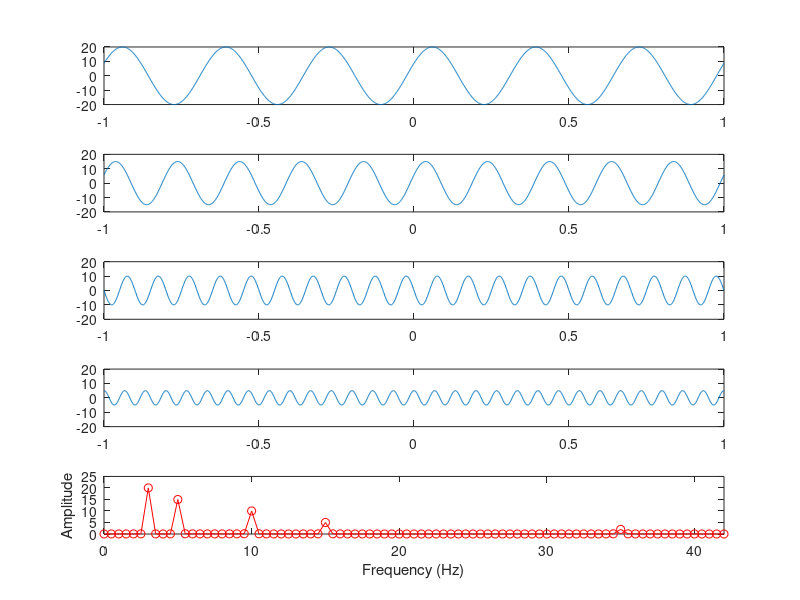

Recreate this plot in MATLAB.
%% Simulate Data and Plot them
% Julian Keil keil@psychologie.uni-kiel.de

clear all
close all
clc

%% 1. Build an Oscillation
% First we need a time-vector
srate = 1000;
time = (-1000:1:1000)/srate; % 1 Second @ 1000 Hz

% Then we need a Frequency to Oscillate
freq = 2; % frequency in Hz

% now create the sinewave: Multiply Time and Frequency with 2Pi and take the
% Sine
sinewave = sin(2*pi*freq*time);

% now plot it!
plot(time,sinewave)

% Plot can also take multiple inputs:
% ---Question 1: How can we add the time-vector as X-Axis?
% ---Question 2: How can we plot stars or points instead of a line?
% ---Question 3: How can we have multiple plots?

% optional prettification of the plot
set(gca,'xlim',[-1.1 1.1],'ylim',[-1.1 1.1]); 
xlabel('Time (ms)')
ylabel('Amplitude')
title('My first sine wave plot!')

%% 2. Build a waveform: A sum of multiple sine waves
% First we need a time-vector
time = (-1000:1:1000)/srate; % 1 Second @ 1000 Hz

% Then we need some Frequencies to Oscillate
freqs = [3 5 10 15 35];

% Then we'll use different amplitudes for each frequency
amplit = [20 15 10 5 2];

% We can set a starting Phase for each frequency between -pi and pi
phases = [pi/7 pi/8 pi pi/2 -pi/4];

% now we loop through frequencies and create sine waves
sine_waves = zeros(length(freqs),length(time));
% If we define the output variable with zeros before hand, the loop can
% fill it up faster, as the new fields don't have to be created on the fly
for fi=1:length(freqs)
    sine_waves(fi,:) = amplit(fi) * sin(2*pi*time*freqs(fi) + phases(fi));
end

% now plot the result
plot(time,sum(sine_waves)) % Sum the Sine Waves and Plot the Waveform
title('sum of sine waves')
xlabel('Time (s)'), ylabel('Amplitude (arb. units)')

% now plot each wave separately
for fi=1:length(freqs)
    subplot(length(freqs),1,fi)
    plot(time,sine_waves(fi,:))
    axis([time([1 end]) -max(amplit) max(amplit)])
end

% ---Question 4: What does "subplot" do? What is the purpose of "axis"?

%% 3. Split up the waveform into the underlying frequencies
% First Sum the Sine Waves
wave = sum(sine_waves);

% Use the Fast Fourier Transform to split up the sine waves
sineX = fft(wave)/length(time); % Normalize by number of samples

% ---Question 5: Plot "sineX". What does it look like? What could be the
% reason for this? Hint: Use "whos" to inspect "sineX"

% define vector of frequencies in Hz
% linearly spaced elements from 0 to half the sample rate in 1001 points
hz = linspace(0,srate/2,floor(length(time)/2)+1);
% ---Question 6: Why only go up to half the sample rate? What is special
% about this number?

% Plot the Output of the Fourier Analyis on the Frequency Axis
plot(hz,2*abs(sineX(1:length(hz))),'ro-')
% --- Question: Why does this look different from plotting plot(sineX) or plot(hz,sineX(1:length(hz)))
% Hint: What is "abs"? What happens if I change "abs" to "real"? Why?

% make the plot look a bit nicer
set(gca,'xlim',[0 max(freqs)*1.2])
xlabel('Frequency (Hz)'), ylabel('Amplitude')
